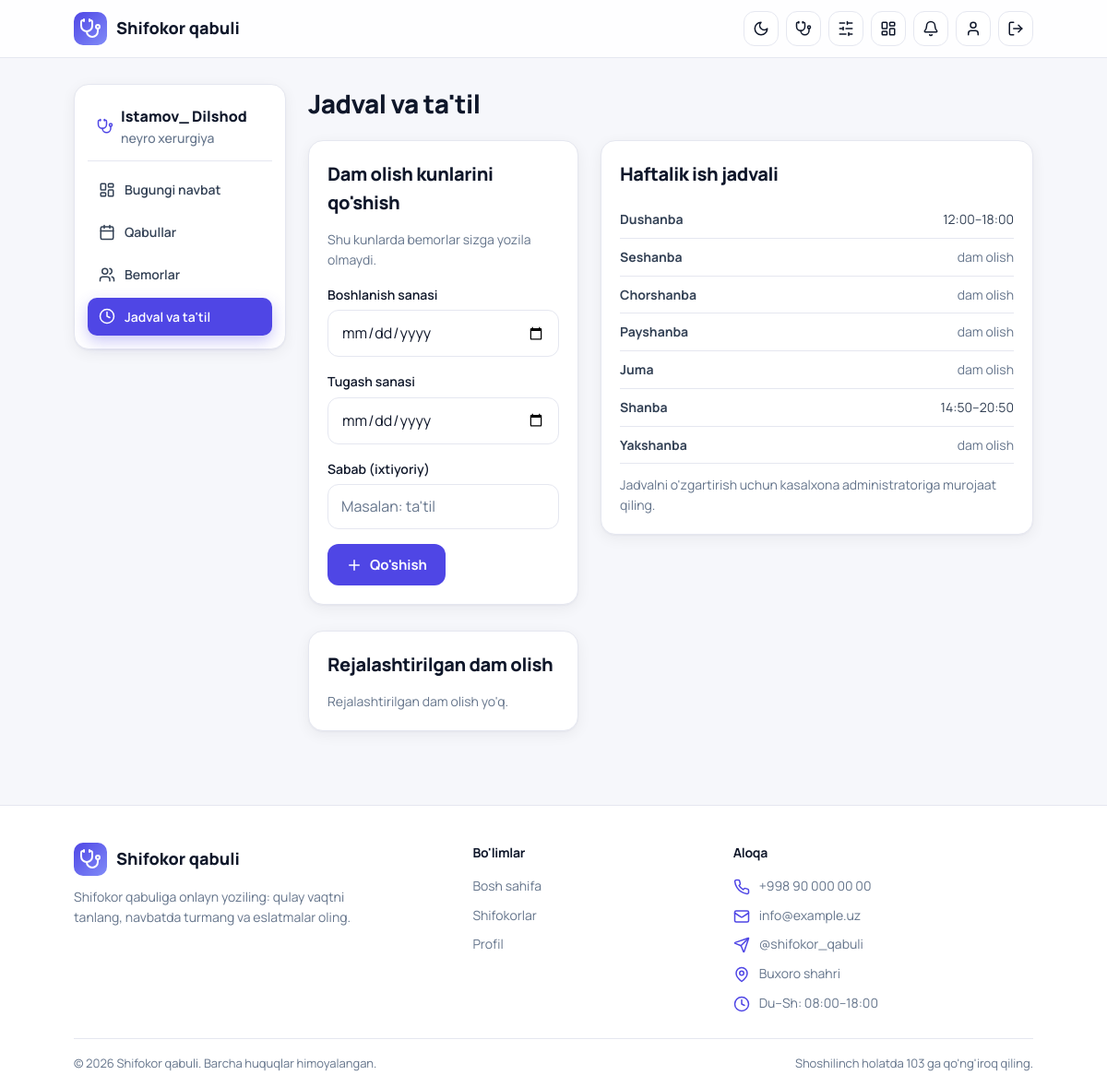
The app's page /doctor/timeoff/ (signed in) with its own data.
### clin_app/models.py (models this page shows, shortened)
class Doctor(models.Model):
    user = models.OneToOneField(User, on_delete=models.CASCADE, related_name="doctor_profile")
    hospital = models.ForeignKey(Hospital, on_delete=models.CASCADE, related_name="doctors")
    department = models.ForeignKey(Department, on_delete=models.SET_NULL, null=True, blank=True)
    specialty = models.ForeignKey(Specialty, on_delete=models.PROTECT, related_name="doctors")
    experience_years = models.PositiveSmallIntegerField("Tajriba (yil)", default=0)
    price = models.PositiveIntegerField("Qabul narxi (so'm)", default=0)
    bio = models.TextField("Haqida", blank=True)
    photo = models.ImageField(upload_to="doctors/", blank=True, null=True)
    slot_minutes = models.PositiveSmallIntegerField("Bir qabul davomiyligi (daqiqa)", default=20)
    is_active = models.BooleanField(default=True)
    class Meta:
        verbose_name = "Shifokor"
        verbose_name_plural = "Shifokorlar"

class User(AbstractUser):
    class Role(models.TextChoices):
        PATIENT = "patient", "Bemor"
        DOCTOR = "doctor", "Shifokor"
        HOSPITAL_ADMIN = "hospital_admin", "Kasalxona admini"
    role = models.CharField(max_length=20, choices=Role.choices, default=Role.PATIENT)
    phone = models.CharField("Telefon", max_length=20, unique=True, null=True, blank=True)
    birth_date = models.DateField("Tug'ilgan sana", null=True, blank=True)
    hospital = models.ForeignKey(
        Hospital, on_delete=models.SET_NULL, null=True, blank=True, related_name="staff"
    )
    must_change_password = models.BooleanField("Parolni almashtirishi shart", default=False)
    @property
    def is_patient(self):
        return self.role == self.Role.PATIENT
    @property
    def is_doctor(self):
        return self.role == self.Role.DOCTOR
    @property
    def is_hospital_admin(self):
        return self.role == self.Role.HOSPITAL_ADMIN

class Specialty(models.Model):
    name = models.CharField("Mutaxassislik", max_length=100, unique=True)
    class Meta:
        verbose_name = "Mutaxassislik"
        verbose_name_plural = "Mutaxassisliklar"
    def __str__(self):
        return self.name

class WorkSchedule(models.Model):
    class Weekday(models.IntegerChoices):
        MON = 0, "Dushanba"
        TUE = 1, "Seshanba"
        WED = 2, "Chorshanba"
        THU = 3, "Payshanba"
        FRI = 4, "Juma"
        SAT = 5, "Shanba"
        SUN = 6, "Yakshanba"
    doctor = models.ForeignKey(Doctor, on_delete=models.CASCADE, related_name="schedules")
    weekday = models.IntegerField("Hafta kuni", choices=Weekday.choices)
    start_time = models.TimeField("Boshlanish")
    end_time = models.TimeField("Tugash")
    class Meta:
        verbose_name = "Ish jadvali"
        verbose_name_plural = "Ish jadvallari"
        ordering = ["weekday", "start_time"]

### clin_app/doctor_views.py (the view, shortened to what this page needs)
# urls.py: path("timeoff/", v.timeoff, name="dpanel_timeoff"),
@doctor_required
def timeoff(request):
    doctor = request.doctor
    today = timezone.localdate()
    form = TimeOffForm(request.POST or None)
    by_day = {}
    for item in doctor.schedules.all():
        by_day.setdefault(item.weekday, []).append(item)
    week = [(label, by_day.get(value, [])) for value, label in WorkSchedule.Weekday.choices]
    return render(request, "dpanel/timeoff.html", {
        "form": form,
        "time_offs": doctor.time_offs.filter(end_date__gte=today).order_by("start_date"),
        "week": week,
    })

### clin_app/doctor_forms.py (shortened to what this page needs)
class TimeOffForm(forms.ModelForm):
    class Meta:
        model = TimeOff
        fields = ("start_date", "end_date", "reason")
        labels = {"start_date": "Boshlanish sanasi", "end_date": "Tugash sanasi", "reason": "Sabab (ixtiyoriy)"}
        widgets = {
            "start_date": forms.DateInput(attrs={"type": "date"}),
            "end_date": forms.DateInput(attrs={"type": "date"}),
            "reason": forms.TextInput(attrs={"placeholder": "Masalan: ta'til"}),
        }

### clin_app/context_processors.py (called while the page is built)
def notifications(request):
    user = request.user
    if user.is_authenticated:
        return {"unread_count": user.notifications.filter(is_read=False).count()}
    return {}

### clin_app/doctor_views.py (called while the page is built)
def doctor_required(view):
    @wraps(view)
    def wrapper(request, *args, **kwargs):
        user = request.user
        if not user.is_authenticated:
            return redirect_to_login(request.get_full_path())
        if not user.is_doctor:
            raise PermissionDenied
        doctor = getattr(user, "doctor_profile", None)
        if doctor is None:
            messages.error(request, "Sizning akkauntingizga shifokor profili biriktirilmagan.")
            return redirect("home")
        request.doctor = doctor
        return view(request, *args, **kwargs)
    return wrapper

### clin_app/templates/dpanel/timeoff.html (shortened to what this page needs)
{% extends 'dpanel/base.html' %}
{% block panel %}
<div class="panel-head"><h1 class="page-title">Jadval va ta'til</h1></div>
<div class="detail-two">
  <div>
    <div class="card mb-3">
      <h2 class="section-title">Dam olish kunlarini qo'shish</h2>
      <p class="muted small mb-2">Shu kunlarda bemorlar sizga yozila olmaydi.</p>
      <form method="post" class="form-grid" style="grid-template-columns:1fr">
        {% for field in form %}
          <div class="field">
            <label for="{{ field.id_for_label }}">{{ field.label }}</label>
            {{ field }}
          </div>
        {% endfor %}
        <div class="form-actions">
          <button type="submit" class="btn"><svg class="icon"><use href="#i-plus"/></svg> Qo'shish</button>
        </div>
      </form>
    </div>
    <div class="card">
      <h2 class="section-title">Rejalashtirilgan dam olish</h2>
      {% for off in time_offs %}
        <div class="list-row">
          <div>
            <b>{{ off.start_date|date:"d.m.Y" }}{% if off.end_date != off.start_date %} — {{ off.end_date|date:"d.m.Y" }}{% endif %}</b>
            {% if off.reason %}<div class="muted small">{{ off.reason }}</div>{% endif %}
          </div>
          <form method="post" action="{% url 'dpanel_timeoff_delete' off.pk %}"
                onsubmit="return confirm('O\'chirilsinmi?')">
            {% csrf_token %}
            <button class="icon-btn bad" title="O'chirish"><svg class="icon"><use href="#i-trash"/></svg></button>
          </form>
        </div>
      {% empty %}
        <p class="muted small">Rejalashtirilgan dam olish yo'q.</p>
      {% endfor %}
    </div>
  </div>
  <div class="card">
    <h2 class="section-title">Haftalik ish jadvali</h2>
    {% for label, items in week %}
      <div class="week-row">
        <b>{{ label }}</b>
        <span>
          {% for s in items %}{{ s.start_time|time:"H:i" }}–{{ s.end_time|time:"H:i" }}{% if not forloop.last %}, {% endif %}
          {% empty %}<span class="muted">dam olish</span>{% endfor %}
        </span>
      </div>
    {% endfor %}
    <p class="muted small" style="margin-top:12px">Jadvalni o'zgartirish uchun kasalxona administratoriga murojaat qiling.</p>
  </div>
</div>
{% endblock %}

### clin_app/templates/dpanel/base.html
{% extends 'base.html' %}
{% block content %}
{% with url_name=request.resolver_match.url_name %}
<div class="panel">
  <aside class="card panel-side">
    <div class="panel-hospital">
      <svg class="icon teal"><use href="#i-stethoscope"/></svg>
      <div>
        {{ request.doctor.user.get_full_name|default:request.doctor.user.username }}
        <div class="muted small" style="font-weight:500">{{ request.doctor.specialty }}</div>
      </div>
    </div>
    <nav class="panel-nav">
      <a href="{% url 'dpanel_dashboard' %}" class="{% if url_name == 'dpanel_dashboard' %}active{% endif %}">
        <svg class="icon"><use href="#i-dashboard"/></svg> Bugungi navbat</a>
      <a href="{% url 'dpanel_appointments' %}" class="{% if 'appointment' in url_name %}active{% endif %}">
        <svg class="icon"><use href="#i-calendar"/></svg> Qabullar</a>
      <a href="{% url 'dpanel_patients' %}" class="{% if 'patient' in url_name %}active{% endif %}">
        <svg class="icon"><use href="#i-users"/></svg> Bemorlar</a>
      <a href="{% url 'dpanel_timeoff' %}" class="{% if url_name == 'dpanel_timeoff' %}active{% endif %}">
        <svg class="icon"><use href="#i-clock"/></svg> Jadval va ta'til</a>
    </nav>
  </aside>
  <section class="panel-main">
    {% block panel %}{% endblock %}
  </section>
</div>
{% endwith %}
{% endblock %}

### static/css/style.css (style rules this page uses)
:root { --primary: #4f46e5; --primary-dark: #4338ca; --primary-soft: #eef2ff; --accent-text: #4f46e5; --bg: #f6f7fb; --card: #ffffff; --field: #ffffff; --ink: #0f172a; --text: #334155; --muted: #64748b; --line: #e5e7f0; --danger: #e11d48; --ok-bg: #dcfce7; --ok-text: #166534; --bad-bg: #ffe4e6; --bad-text: #9f1239; --gray-bg: #e2e8f0; --gray-text: #334155; --nav-bg: rgba(255,255,255,.85); --glow-1: rgba(99,102,241,.18); --glow-2: rgba(79,70,229,.12); --glow-btn: rgba(79,70,229,.30); --radius: 16px; --shadow: 0 1px 2px rgba(15,23,42,.04), 0 4px 16px rgba(15,23,42,.06); --shadow-hover: 0 2px 4px rgba(15,23,42,.06), 0 14px 30px rgba(15,23,42,.12); color-scheme: light; }
* { box-sizing: border-box; margin: 0; padding: 0; }
body { font-family: "Manrope", system-ui, -apple-system, "Segoe UI", Roboto, Arial, sans-serif; background: var(--bg); color: var(--text); line-height: 1.55; -webkit-font-smoothing: antialiased; transition: background .3s, color .3s; }
a { color: inherit; text-decoration: none; }
h1, h2, h3 { color: var(--ink); letter-spacing: -0.02em; }
.muted { color: var(--muted); }
.small { font-size: 14px; }
.teal { color: var(--accent-text); }
.mb-2 { margin-bottom: 16px; }
.mb-3 { margin-bottom: 28px; }
.hero, .card, .chip, .alert, .page-title, .section-title, .feature { animation: rise .55s cubic-bezier(.2,.7,.2,1) backwards; }
.icon { width: 18px; height: 18px; flex-shrink: 0; vertical-align: -3px; fill: none; stroke: currentColor; stroke-width: 2; stroke-linecap: round; stroke-linejoin: round; }
.btn { display: inline-flex; align-items: center; justify-content: center; gap: 8px; border: 0; cursor: pointer; padding: 11px 20px; border-radius: 12px; font: inherit; font-size: 15px; font-weight: 700; width: auto; background: var(--primary); color: #fff; transition: background .2s, transform .2s, box-shadow .2s; }
input, select, textarea { font: inherit; color: var(--ink); width: 100%; border: 1px solid var(--line); border-radius: 12px; padding: 11px 14px; background: var(--field); transition: border-color .2s, box-shadow .2s, background .3s; }
input::placeholder, textarea::placeholder { color: var(--muted); }
label { font-size: 14px; font-weight: 600; color: var(--ink); }
.section-title { font-size: 20px; font-weight: 800; margin-bottom: 14px; }
.page-title { font-size: 28px; font-weight: 800; margin-bottom: 18px; }
.card { background: var(--card); border-radius: var(--radius); box-shadow: var(--shadow); border: 1px solid var(--line); padding: 20px; transition: transform .25s, box-shadow .25s, border-color .25s, background .3s; }
.panel { display: grid; gap: 24px; grid-template-columns: 230px 1fr; align-items: start; }
.panel-side { position: sticky; top: 84px; padding: 14px; }
.panel-hospital { display: flex; align-items: center; gap: 8px; font-weight: 800; color: var(--ink); padding: 8px 10px 14px; border-bottom: 1px solid var(--line); margin-bottom: 10px; }
.panel-nav { display: grid; gap: 4px; }
.panel-nav a { display: flex; align-items: center; gap: 10px; padding: 10px 12px; border-radius: 10px; font-weight: 600; font-size: 14px; color: var(--text); transition: all .2s; }
.panel-nav a.active { background: var(--primary); color: #fff; box-shadow: 0 6px 16px var(--glow-btn); }
.panel-head { display: flex; justify-content: space-between; align-items: center; gap: 12px; flex-wrap: wrap; margin-bottom: 18px; }
.panel-head .page-title { margin-bottom: 0; }
.form-grid { display: grid; gap: 16px; grid-template-columns: 1fr 1fr; }
.field label { display: block; margin-bottom: 6px; }
.field.full, .form-actions { grid-column: 1 / -1; }
.form-actions { display: flex; gap: 10px; flex-wrap: wrap; }
.detail-two { display: grid; gap: 24px; grid-template-columns: 1fr 1.6fr; align-items: start; }
.week-row { display: flex; justify-content: space-between; gap: 12px; padding: 9px 0; border-bottom: 1px solid var(--line); font-size: 14px; }
:root { --hero-overlay: rgba(246, 247, 251, .78); }

### records on screen
Doctor: doctor.user.get_full_name "Istamov_ Dilshod", doctor.specialty "neyro xerurgiya"
WorkSchedule: label "Dushanba", start_time "12:00", end_time "18:00"
WorkSchedule: label "Shanba", start_time "14:50", end_time "20:50"

### other values on screen
{{ field.label }} "Boshlanish sanasi" "Tugash sanasi" "Sabab (ixtiyoriy)"
{{ label }} "Seshanba" "Chorshanba" "Payshanba" "Juma" "Yakshanba"
